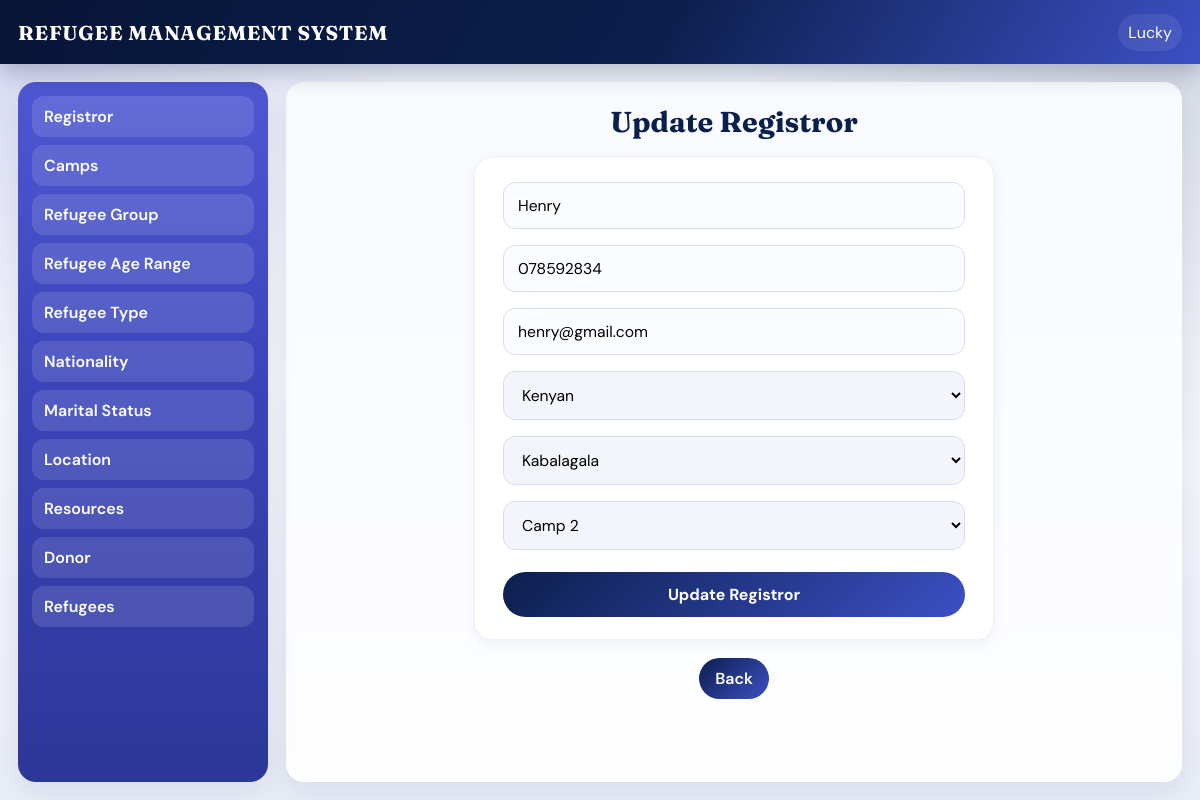
Page /update-registror.php?r=2 (signed in) on the committed database.
### tables this page shows
CREATE TABLE IF NOT EXISTS `registrar` (
  `r_id` int NOT NULL AUTO_INCREMENT,
  `r_name` varchar(45) NOT NULL,
  `r_contact` varchar(45) NOT NULL,
  `r_email` varchar(45) NOT NULL,
  `n_id` int NOT NULL,
  `l_id` int NOT NULL,
  `c_id` int NOT NULL,
  `password` varchar(45) NOT NULL,
  PRIMARY KEY (`r_id`),
  KEY `fk_register_nationality1_idx` (`n_id`),
  KEY `fk_register_location1_idx` (`l_id`),
  KEY `fk_registrar_camp1` (`c_id`)
);

### update-registror.php (the view, shortened to what this page needs)
<?php include "includes/header.php" ?>
<div class="container">
    <div class="sidebar">
<?php include "includes/sidebar.php"; ?>
    </div>
    <div class="main">
      <h1>Update Registror</h1>
      <div class="form-section">
        <?php
        $r_id=(int)$_GET['r'];
        $row=mysqli_fetch_array(mysqli_query($conn,"select * from registrar where r_id='".$r_id."'"));
        ?>
        <form method="post">
            <input type="text" name="r_name" value="<?php echo htmlspecialchars($row['r_name']); ?>" required>
            <input type="text" name="r_contact" value="<?php echo htmlspecialchars($row['r_contact']); ?>" required>
            <input type="email" name="r_email" value="<?php echo htmlspecialchars($row['r_email']); ?>" required>
            <select name="nationality" required>
                <?php
                $select=mysqli_query($conn,"select * from nationality order by nationality");
                while($opt=mysqli_fetch_assoc($select)){
                  $selected=$opt['n_id']==$row['n_id']?'selected':'';
                ?>
                <option value="<?php echo $opt['n_id']; ?>" <?php echo $selected; ?>><?php echo htmlspecialchars($opt['nationality']); ?></option>
                <?php } ?>
            </select>
            <select name="location" required>
                <?php
                $select=mysqli_query($conn,"select * from location order by l_name");
                while($opt=mysqli_fetch_assoc($select)){
                  $selected=$opt['l_id']==$row['l_id']?'selected':'';
                ?>
                <option value="<?php echo $opt['l_id']; ?>" <?php echo $selected; ?>><?php echo htmlspecialchars($opt['l_name']); ?></option>
                <?php } ?>
            </select>
            <select name="camp" required>
                <?php
                $select=mysqli_query($conn,"select * from camp order by c_name");
                while($opt=mysqli_fetch_assoc($select)){
                  $selected=$opt['c_id']==$row['c_id']?'selected':'';
                ?>
                <option value="<?php echo $opt['c_id']; ?>" <?php echo $selected; ?>><?php echo htmlspecialchars($opt['c_name']); ?></option>
                <?php } ?>
            </select>
            <input type="submit" name="submit" value="Update Registror" class="btn">
        </form>
      </div>
      <p><a class="btn-link" href="add-registror.php">Back</a></p>
    </div>
</div>
<?php include "includes/footer.php"; ?>

### assets/css/dashboard.css (style rules this page uses)
:root { --navy: #0b1f4d; --navy-deep: #071536; --indigo: #3d4fc4; --indigo-soft: #6a6ae3; --sky: #e8eefc; --surface: #f4f6fb; --card: #ffffff; --text: #1a2340; --muted: #5b6785; --success: #1f8a5b; --danger: #c73b3b; --warn: #2f7dd1; --radius: 14px; --shadow: 0 10px 30px rgba(11, 31, 77, 0.08); --shadow-sm: 0 4px 14px rgba(11, 31, 77, 0.06); --font: "DM Sans", "Segoe UI", sans-serif; --display: "Fraunces", Georgia, serif; }
* { padding: 0; margin: 0; box-sizing: border-box; }
html { scroll-behavior: smooth; }
body { font-family: var(--font); color: var(--text); background: radial-gradient(circle at top left, rgba(106, 106, 227, 0.18), transparent 28%), radial-gradient(circle at top right, rgba(11, 31, 77, 0.12), transparent 32%), linear-gradient(180deg, #eef1f8 0%, var(--surface) 48%, #e9edf7 100%); min-height: 100vh; }
a { color: inherit; }
.container { display: grid; grid-template-columns: 250px 1fr; gap: 18px; padding: 18px; max-width: 1500px; margin: 0 auto; align-items: start; }
.container .sidebar { width: 100%; min-height: calc(100vh - 100px); background: linear-gradient(180deg, #4d57d2 0%, #3a44b8 45%, #2d3798 100%); border-radius: 18px; overflow: hidden; box-shadow: var(--shadow); position: sticky; top: 82px; }
.container .main { width: 100%; min-height: calc(100vh - 100px); border-radius: 18px; text-align: center; background: linear-gradient(180deg, rgba(255, 255, 255, 0.72), rgba(255, 255, 255, 0.92)), var(--sky); box-shadow: var(--shadow); padding: 22px 18px 28px; overflow: auto; }
.main > h1 { font-family: var(--display); font-size: clamp(1.4rem, 2.4vw, 2rem); color: var(--navy); margin-bottom: 18px; }
.camp .btn, .btn-link { width: auto; display: inline-block; padding: 10px 16px; background: linear-gradient(135deg, var(--navy), var(--indigo)); color: #fff; border-radius: 999px; margin: 0; text-align: center; font-weight: 600; text-decoration: none; transition: 0.2s ease; }
.form-section { margin: 0 auto 18px; width: min(520px, 100%); background: var(--card); border-radius: 18px; overflow: hidden; box-shadow: var(--shadow-sm); border: 1px solid rgba(61, 79, 196, 0.08); text-align: left; }
.form-section form { width: 100%; padding: 18px; display: block; }
.form-section form input, .form-section form textarea, .form-section form select { width: calc(100% - 20px); margin: 6px 10px 10px; padding: 12px 14px; border-radius: 12px; outline: none; border: 1px solid #d7deef; background: #fbfcff; font-family: var(--font); font-size: 0.98rem; transition: border-color 0.2s ease, box-shadow 0.2s ease; }
.form-section form select { background: #f3f5fb; }
.form-section form .btn { background: linear-gradient(135deg, var(--navy), var(--indigo)); color: #fff; padding: 12px 16px; border: none; border-radius: 999px; text-align: center; font-family: var(--font); font-size: 1rem; font-weight: 700; width: calc(100% - 20px); margin: 12px 10px 4px; }

### rows in the picture
registrar: r_name "Henry", r_contact "078592834", r_email "henry@gmail.com"

### other values in the picture
$_SESSION['name'] "Lucky"
form field nationality "Kenyan"
form field location "Kabalagala"
form field camp "Camp 2"
